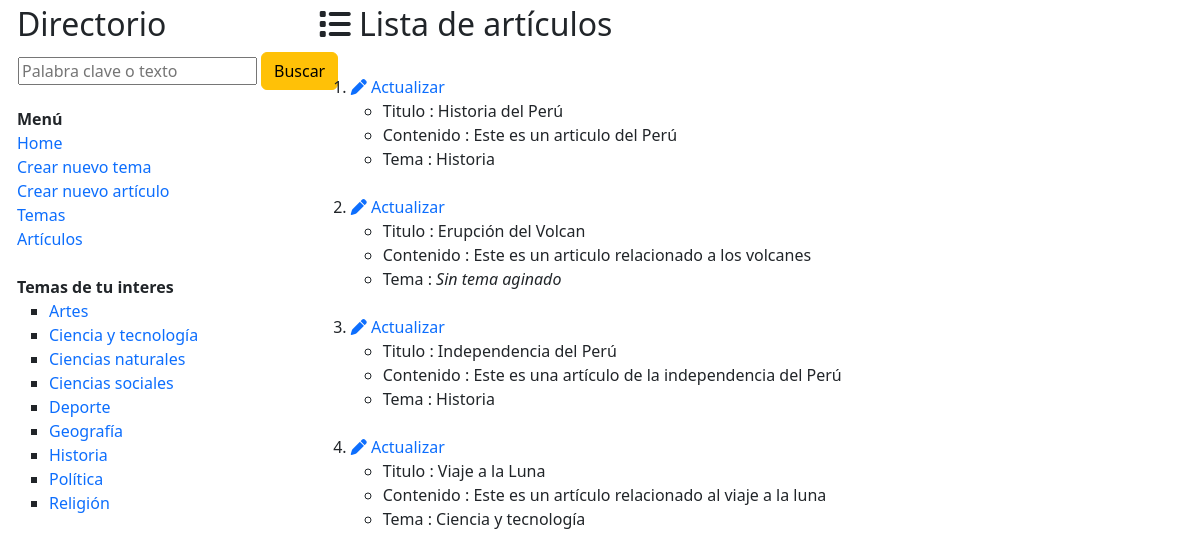
/articulos, run on the app's committed database.
### wikiApp/models.py (models this page shows)
class temaWiki(models.Model):
    nombre = models.CharField(max_length=128, null=True, blank=True)
    descripcion = models.CharField(max_length=512, null=True, blank=True)

class articuloWiki(models.Model):
    titulo = models.CharField(max_length=128, null=True, blank=True)
    contenido = models.CharField(max_length=1024, null=True, blank=True)
    temaR = models.ForeignKey(temaWiki, null=True, blank=True, on_delete=models.SET_NULL)

### wikiApp/views.py (the view)
# urls.py: path('articulos', views.articulos, name='articulos'),
def articulos(request):
    listaArticulos = articuloWiki.objects.all()
    return render(request,'articulos.html',{
        'listaArticulos': listaArticulos,
        'listaTemas':temaWiki.objects.all()
    })

### wikiApp/templates/articulos.html (shortened to what this page needs)
{% extends "layout.html" %}
{% block contenido %}
    <h2><i class="fa-solid fa-list"></i> Lista de artículos</h2>
    <ol>
        {% for articulo in listaArticulos %}
        <br>
        <li> <a href="{% url 'wikiApp:actualizarArticulo' articulo.id %}"><i class="fa-solid fa-pen"></i> Actualizar</a>
            <ul>
                <li>Titulo : {{ articulo.titulo }}</li>
                <li>Contenido : {{ articulo.contenido }}</li>
                {% if articulo.temaR.nombre is null %}
                    <li>Tema : <i> Sin tema aginado</i></li>
                {% else %}
                    <li>Tema : {{ articulo.temaR.nombre }}</li>
                {% endif %}
            </ul>
        </li>
        {% endfor %}
    </ol>
{% endblock %}

### wikiApp/templates/layout.html (shortened to what this page needs)
{% load static %}
<html>
<head>
    <link href="https://cdn.jsdelivr.net/npm/bootstrap@5.3.0/dist/css/bootstrap.min.css" rel="stylesheet">
    <link rel="stylesheet" href="https://cdnjs.cloudflare.com/ajax/libs/font-awesome/6.3.0/css/all.min.css" />
    <link rel="stylesheet" href="{% static 'css/estilos.css'%}">
</head>
<body>
    <div class="row" style="margin-left:5px; margin-top:5px">
        <div class="col-3">
            <h2>Directorio</h2>
            <div>
                <form method="post" action="{% url 'wikiApp:buscarArticulo' %}">
                    <table>
                        <tr>
                            <td><input type="text" name="texto" placeholder="Palabra clave o texto"></td>
                            <td width="10"></td>
                            <td><input class="btn btn-warning" type="submit" value="Buscar"></td>
                        </tr>
                    </table>
                </form>
            </div>
            <b>Menú</b>
            <div>
                <a href="{% url 'wikiApp:inicio' %}"  >Home</a>
            </div>
            <div>
                <a href="{% url 'wikiApp:nuevoTema' %}">Crear nuevo tema</a>
            </div>
            <div>
                <a href="{% url 'wikiApp:nuevoArticulo' %}">Crear nuevo artículo</a>
            </div>
            <div>
                <a href="{% url 'wikiApp:temas' %}">Temas</a>
            </div>
            <div>
                <a href="{% url 'wikiApp:articulos' %}">Artículos</a>
            </div>
            <br>
            <div>
                <b>Temas de tu interes</b>
                <ul type="square">
                    {% for tema in listaTemas %}
                        <li><a href="{% url 'wikiApp:verTema' tema.id %}">{{ tema.nombre }}</a></li>
                    {% endfor %}
                </ul>
            </div>
        </div>
        <div class="col-8">
            {% block contenido %}
            {% endblock %}
        </div>
    </div>
</body>
</html>

### wikiApp/static/css/estilos.css (style rules this page uses)
a { text-decoration: none; }

### data on the page
temaWiki: nombre "Artes"
temaWiki: nombre "Ciencia y tecnología"
temaWiki: nombre "Ciencias naturales"
temaWiki: nombre "Ciencias sociales"
temaWiki: nombre "Deporte"
temaWiki: nombre "Geografía"
temaWiki: nombre "Historia"
temaWiki: nombre "Política"
temaWiki: nombre "Religión"
articuloWiki: titulo "Historia del Perú", contenido "Este es un articulo del Perú", temaR.nombre "Historia"
articuloWiki: titulo "Erupción del Volcan", contenido "Este es un articulo relacionado a los volcanes", shows "Tema :"
articuloWiki: titulo "Independencia del Perú", contenido "Este es una artículo de la independencia del Perú", temaR.nombre "Historia"
articuloWiki: titulo "Viaje a la Luna", contenido "Este es un artículo relacionado al viaje a la luna", temaR.nombre "Ciencia y tecnología"
